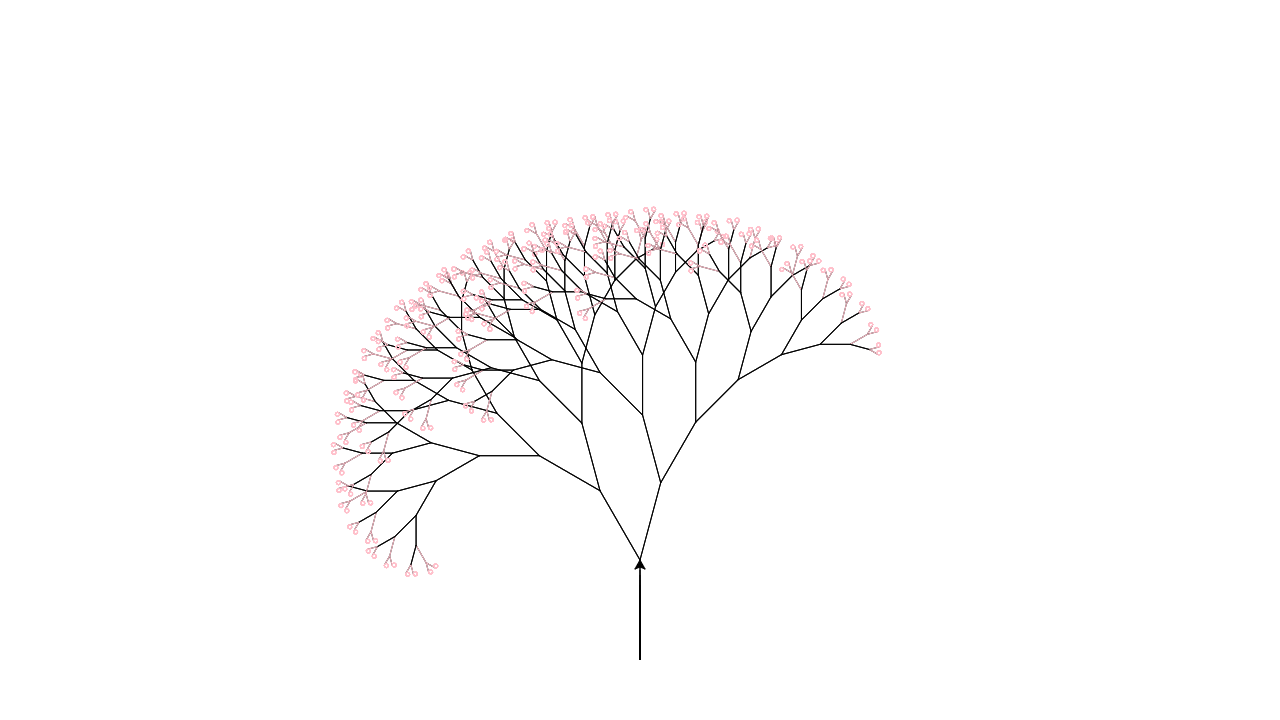

The Python source for this figure:
# -*- coding: utf-8 -*-
# Time    : 2019/4/5 22:39
# Author  : Mifen
# Email   : 2952277346@qq.com
# Github  : https://github.com/Amd794

import turtle

toplevel = 8  # 一共递归6层
angle = 30
rangle = 15


def drawTree(length, level):
    turtle.left(angle)  # 绘制左枝
    turtle.color("black")
    turtle.forward(length)

    if level == toplevel:  # 叶子
        turtle.color("pink")
        turtle.circle(2, 360)

    if level < toplevel:  # 在左枝退回去之前递归
        drawTree(length - 10, level + 1)
    turtle.back(length)

    turtle.right(angle + rangle)  # 绘制右枝
    turtle.color("black")
    turtle.forward(length)

    if level == toplevel:  # 叶子
        turtle.color("pink")
        turtle.circle(2, 360)

    if level < toplevel:  # 在右枝退回去之前递归
        drawTree(length - 10, level + 1)
        turtle.color("black")
    turtle.back(length)
    turtle.left(rangle)


turtle.left(90)
turtle.penup()
turtle.back(300)
turtle.pendown()
turtle.forward(100)
turtle.speed('fastest')
drawTree(80, 1)

turtle.done()
